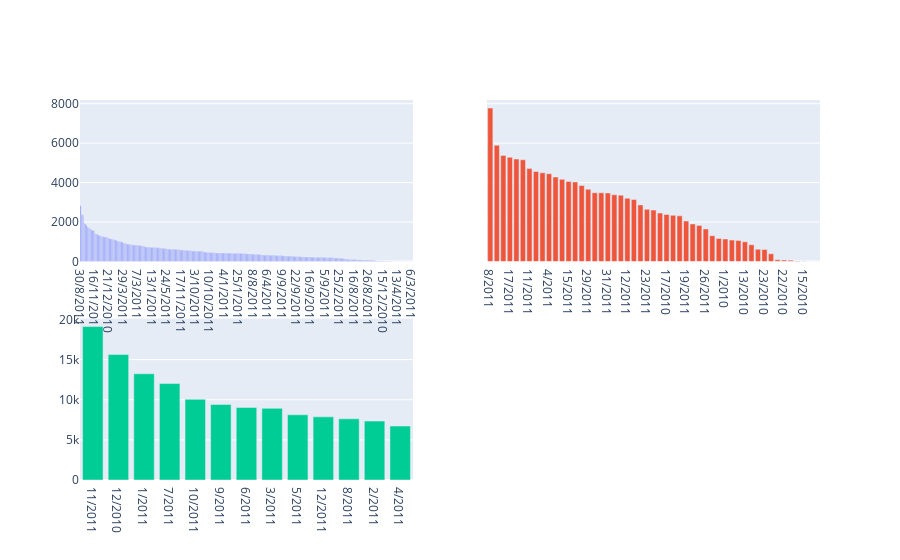

Source (notebook cell):
### Code cell
from plotly.subplots import make_subplots



fig = make_subplots(rows=2, cols=2, shared_yaxes=True)

fig.add_trace(go.Bar(x=a.daymonthyear, y=a.counts),
              1, 1)

fig.add_trace(go.Bar(x=b.daymonth, y=b.counts),
              1, 2)
fig.add_trace(go.Bar(x=c.monthyear, y=c.counts),
              2, 1)

fig.update_layout(coloraxis=dict(colorscale='Bluered_r'), showlegend=False)
fig.show()

### Figure 1 — Plotly figure (JSON) as saved in the notebook; plotly's stock layout.template omitted (floating-point values rounded to 4 significant figures; data arrays with more than 128 entries replaced by an {"elided": "..."} marker saying what was removed)
{"data": [{"type": "bar", "x": {"elided": "277 str values"}, "xaxis": "x", "y": {"elided": "277 int values"}, "yaxis": "y"}, {"type": "bar", "x": ["8/2011", "18/2011", "5/2011", "17/2011", "30/2011", "7/2011", "11/2011", "21/2011", "24/2011", "4/2011", "2/2011", "10/2011", "15/2011", "25/2011", "9/2011", "29/2011", "28/2011", "22/2011", "31/2011", "20/2011", "6/2011", "12/2011", "14/2011", "13/2011", "23/2011", "16/2011", "1/2011", "17/2010", "3/2011", "27/2011", "19/2011", "6/2010", "7/2010", "26/2011", "10/2010", "21/2010", "1/2010", "3/2010", "9/2010", "13/2010", "20/2010", "8/2010", "23/2010", "14/2010", "16/2010", "22/2010", "2/2010", "19/2010", "15/2010", "12/2010", "5/2010"], "xaxis": "x2", "y": [7778, 5895, 5380, 5282, 5194, 5157, 4710, 4567, 4494, 4452, 4284, 4164, 4060, 4032, 3852, 3662, 3487, 3484, 3475, 3383, 3363, 3210, 3145, 2870, 2650, 2609, 2454, 2384, 2341, 2314, 2051, 1904, 1830, 1650, 1309, 1168, 1140, 1085, 1069, 999, 850, 626, 610, 391, 84, 70, 65, 24, 19, 3, 1], "yaxis": "y2"}, {"type": "bar", "x": ["11/2011", "12/2010", "1/2011", "7/2011", "10/2011", "9/2011", "6/2011", "3/2011", "5/2011", "12/2011", "8/2011", "2/2011", "4/2011"], "xaxis": "x3", "y": [19113, 15631, 13235, 12016, 10047, 9404, 9038, 8926, 8122, 7864, 7622, 7344, 6718], "yaxis": "y3"}], "layout": {"coloraxis": {"colorscale": [[0, "rgb(255,0,0)"], [1, "rgb(0,0,255)"]]}, "showlegend": false, "xaxis": {"anchor": "y", "domain": [0, 0.45]}, "xaxis2": {"anchor": "y2", "domain": [0.55, 1]}, "xaxis3": {"anchor": "y3", "domain": [0, 0.45]}, "xaxis4": {"anchor": "y4", "domain": [0.55, 1]}, "yaxis": {"anchor": "x", "domain": [0.575, 1]}, "yaxis2": {"anchor": "x2", "domain": [0.575, 1], "matches": "y", "showticklabels": false}, "yaxis3": {"anchor": "x3", "domain": [0, 0.425]}, "yaxis4": {"anchor": "x4", "domain": [0, 0.425], "matches": "y3", "showticklabels": false}}}
